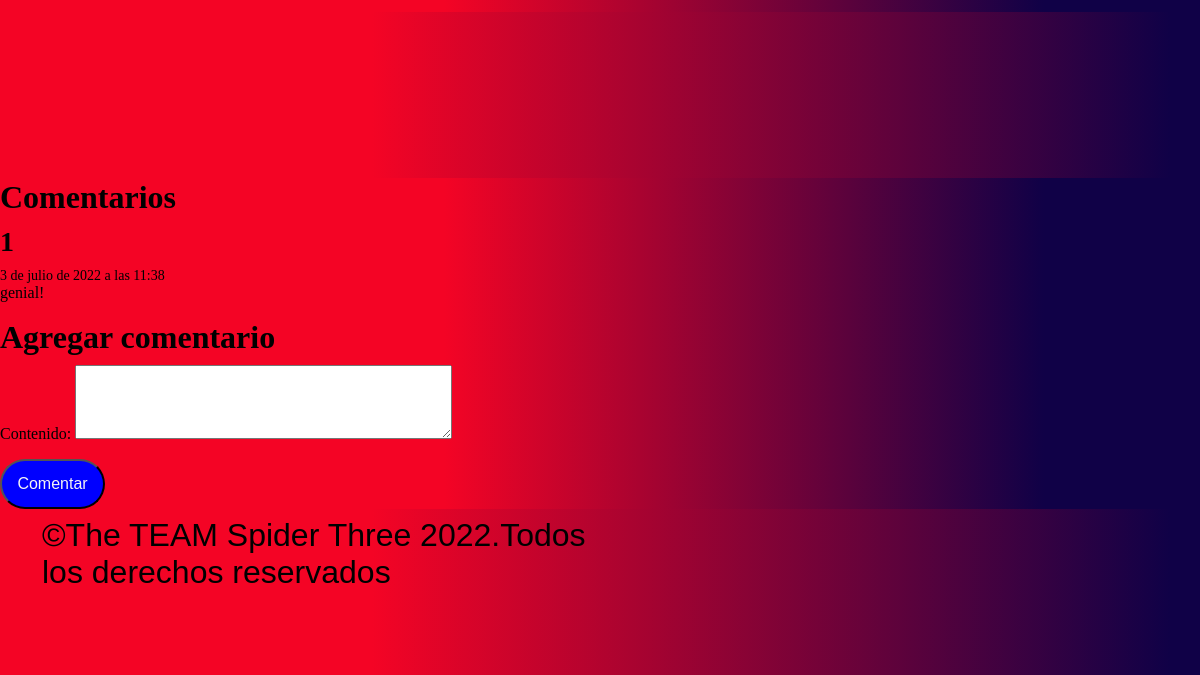
/entrega_app/post_detail/1 (lower part), run on an earlier commit of the app's database.
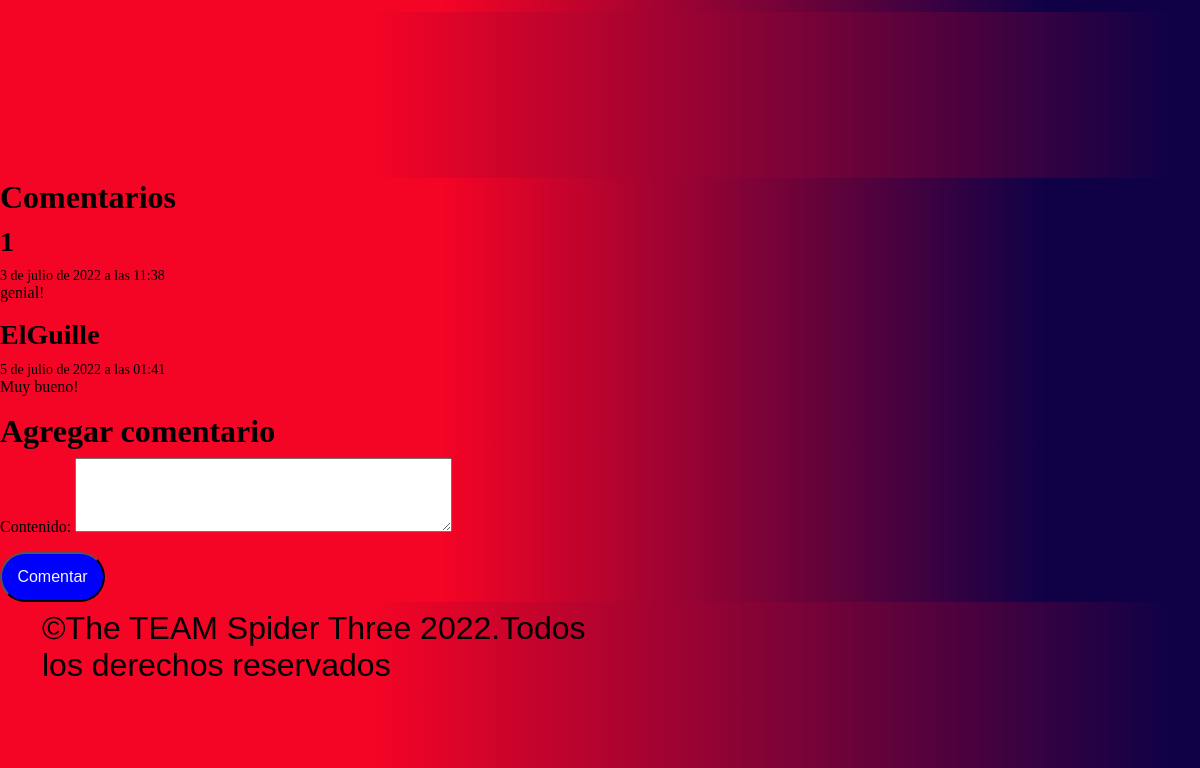
And on a later commit of the database.
### entrega_app/models.py (models this page shows, shortened)
class Comentario(models.Model):
    id_post = models.IntegerField(null=False)
    autor = models.CharField(max_length=60)
    email = models.EmailField()
    contenido = models.TextField(max_length=1500)
    fecha = models.DateTimeField(auto_now_add=True)

### entrega_app/views.py (the view, shortened to what this page needs)
# urls.py: path('post_detail/<int:id>', views.post_detail, name='post_detail'),
def post_detail(request , id):
    posts = Post.objects.get(id=id)
    comentarios = Comentario.objects.filter(id_post=id)
    form = ComentarioForm()
    datos = {'posts' : posts , 'form' : form, 'comentarios' : comentarios}
    return render(request, 'post_detail.html' , datos)

### entrega_app/forms.py
class ComentarioForm(forms.ModelForm):
    contenido = forms.CharField(widget = forms.Textarea(attrs=({'rows' : 4,}) ))
    class Meta:
        model = Comentario
        fields = ['contenido' ]

### entrega_app/templates/post_detail.html (shortened to what this page needs)
{% extends "Home.html" %}
{% load static %}
{% block contenido %}
<br>
     <div class="comentario block">
          <div class="container"></div>
               <h2>Comentarios</h2>
               {% for c in comentarios %}
               <h3 class="subtitle">{{c.autor}}</h3>
                <small>{{c.fecha}}</small>
                 <p>{{c.contenido}}</p>
              </div>
              {% endfor %}
   <div class="comentario">
        <h2>Agregar comentario</h2>
        <form action="" method="POST">
          {{form.as_p}}
          <button class="botonE" type="submit">Comentar</button>
      </form>
     </div>
{% endblock %}

What changed in the data, as far as the page shows it:
added Comentario: autor "ElGuille", fecha "5 de julio de 2022 a las 01:41", contenido "Muy bueno!"
